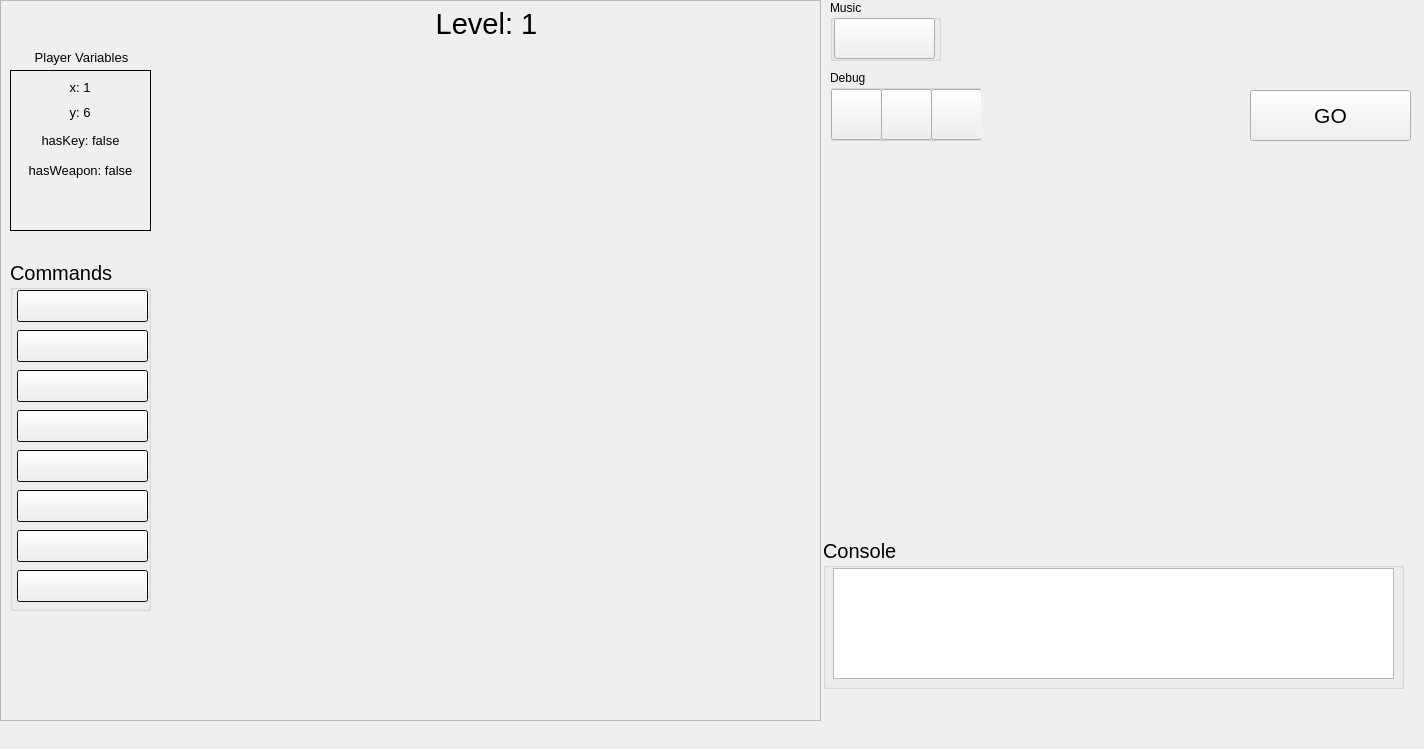
<?xml version="1.0" encoding="UTF-8"?>
<ui version="4.0">
 <class>MainWindow</class>
 <widget class="QMainWindow" name="MainWindow">
  <property name="geometry">
   <rect>
    <x>0</x>
    <y>0</y>
    <width>1424</width>
    <height>749</height>
   </rect>
  </property>
  <property name="windowTitle">
   <string>SIMP 2.0</string>
  </property>
  <property name="autoFillBackground">
   <bool>false</bool>
  </property>
  <widget class="QWidget" name="centralwidget">
   <widget class="QLabel" name="playerLabel">
    <property name="geometry">
     <rect>
      <x>230</x>
      <y>374</y>
      <width>64</width>
      <height>112</height>
     </rect>
    </property>
    <property name="frameShape">
     <enum>QFrame::NoFrame</enum>
    </property>
    <property name="text">
     <string/>
    </property>
    <property name="pixmap">
     <pixmap resource="images.qrc">:/player_down_idle.gif</pixmap>
    </property>
    <property name="scaledContents">
     <bool>true</bool>
    </property>
   </widget>
   <widget class="QPushButton" name="goButton">
    <property name="geometry">
     <rect>
      <x>1250</x>
      <y>90</y>
      <width>161</width>
      <height>51</height>
     </rect>
    </property>
    <property name="font">
     <font>
      <pointsize>16</pointsize>
     </font>
    </property>
    <property name="text">
     <string>GO</string>
    </property>
   </widget>
   <widget class="QLabel" name="playField">
    <property name="geometry">
     <rect>
      <x>166</x>
      <y>46</y>
      <width>640</width>
      <height>640</height>
     </rect>
    </property>
    <property name="frameShape">
     <enum>QFrame::NoFrame</enum>
    </property>
    <property name="text">
     <string/>
    </property>
    <property name="pixmap">
     <pixmap resource="images.qrc">:/grid_simple.png</pixmap>
    </property>
    <property name="scaledContents">
     <bool>true</bool>
    </property>
   </widget>
   <widget class="QLabel" name="variablesLabel">
    <property name="geometry">
     <rect>
      <x>16</x>
      <y>49</y>
      <width>131</width>
      <height>16</height>
     </rect>
    </property>
    <property name="font">
     <font>
      <pointsize>10</pointsize>
     </font>
    </property>
    <property name="text">
     <string>Player Variables</string>
    </property>
    <property name="alignment">
     <set>Qt::AlignCenter</set>
    </property>
   </widget>
   <widget class="QLabel" name="xLabel">
    <property name="geometry">
     <rect>
      <x>50</x>
      <y>77</y>
      <width>60</width>
      <height>21</height>
     </rect>
    </property>
    <property name="font">
     <font>
      <pointsize>10</pointsize>
     </font>
    </property>
    <property name="text">
     <string>x: 1</string>
    </property>
    <property name="alignment">
     <set>Qt::AlignCenter</set>
    </property>
   </widget>
   <widget class="QLabel" name="yLabel">
    <property name="geometry">
     <rect>
      <x>50</x>
      <y>102</y>
      <width>60</width>
      <height>21</height>
     </rect>
    </property>
    <property name="font">
     <font>
      <pointsize>10</pointsize>
     </font>
    </property>
    <property name="text">
     <string>y: 6</string>
    </property>
    <property name="alignment">
     <set>Qt::AlignCenter</set>
    </property>
   </widget>
   <widget class="QWidget" name="verticalLayoutWidget">
    <property name="geometry">
     <rect>
      <x>830</x>
      <y>153</y>
      <width>571</width>
      <height>381</height>
     </rect>
    </property>
    <layout class="QVBoxLayout" name="codeEditlLayout"/>
   </widget>
   <widget class="QGroupBox" name="groupBox">
    <property name="geometry">
     <rect>
      <x>830</x>
      <y>70</y>
      <width>151</width>
      <height>71</height>
     </rect>
    </property>
    <property name="title">
     <string>Debug</string>
    </property>
    <widget class="QPushButton" name="debugButton">
     <property name="geometry">
      <rect>
       <x>1</x>
       <y>19</y>
       <width>51</width>
       <height>51</height>
      </rect>
     </property>
     <property name="text">
      <string/>
     </property>
    </widget>
    <widget class="QPushButton" name="debugRightButton">
     <property name="geometry">
      <rect>
       <x>51</x>
       <y>19</y>
       <width>51</width>
       <height>51</height>
      </rect>
     </property>
     <property name="text">
      <string/>
     </property>
    </widget>
    <widget class="QPushButton" name="debugStopButton">
     <property name="geometry">
      <rect>
       <x>101</x>
       <y>19</y>
       <width>51</width>
       <height>51</height>
      </rect>
     </property>
     <property name="text">
      <string/>
     </property>
    </widget>
   </widget>
   <widget class="QGroupBox" name="groupBox_2">
    <property name="geometry">
     <rect>
      <x>823</x>
      <y>538</y>
      <width>581</width>
      <height>151</height>
     </rect>
    </property>
    <property name="font">
     <font>
      <pointsize>15</pointsize>
     </font>
    </property>
    <property name="title">
     <string>Console</string>
    </property>
    <widget class="QTextEdit" name="console">
     <property name="geometry">
      <rect>
       <x>10</x>
       <y>30</y>
       <width>561</width>
       <height>111</height>
      </rect>
     </property>
     <property name="font">
      <font>
       <family>Courier</family>
       <pointsize>14</pointsize>
      </font>
     </property>
    </widget>
   </widget>
   <widget class="QLabel" name="playerTopLabel">
    <property name="geometry">
     <rect>
      <x>230</x>
      <y>374</y>
      <width>64</width>
      <height>112</height>
     </rect>
    </property>
    <property name="frameShape">
     <enum>QFrame::NoFrame</enum>
    </property>
    <property name="text">
     <string/>
    </property>
    <property name="pixmap">
     <pixmap resource="images.qrc">:/player_down_idle_top.gif</pixmap>
    </property>
    <property name="scaledContents">
     <bool>true</bool>
    </property>
   </widget>
   <widget class="QLabel" name="levelLabel">
    <property name="geometry">
     <rect>
      <x>381</x>
      <y>3</y>
      <width>211</width>
      <height>41</height>
     </rect>
    </property>
    <property name="font">
     <font>
      <pointsize>22</pointsize>
     </font>
    </property>
    <property name="text">
     <string>Level: 1</string>
    </property>
    <property name="alignment">
     <set>Qt::AlignCenter</set>
    </property>
   </widget>
   <widget class="QLabel" name="level1Label">
    <property name="geometry">
     <rect>
      <x>166</x>
      <y>46</y>
      <width>640</width>
      <height>640</height>
     </rect>
    </property>
    <property name="frameShape">
     <enum>QFrame::NoFrame</enum>
    </property>
    <property name="text">
     <string/>
    </property>
    <property name="pixmap">
     <pixmap resource="images.qrc">:/level_1.png</pixmap>
    </property>
    <property name="scaledContents">
     <bool>true</bool>
    </property>
   </widget>
   <widget class="QLabel" name="label">
    <property name="geometry">
     <rect>
      <x>10</x>
      <y>70</y>
      <width>141</width>
      <height>161</height>
     </rect>
    </property>
    <property name="frameShape">
     <enum>QFrame::Box</enum>
    </property>
    <property name="text">
     <string/>
    </property>
   </widget>
   <widget class="QLabel" name="finishLabel">
    <property name="geometry">
     <rect>
      <x>741</x>
      <y>615</y>
      <width>64</width>
      <height>72</height>
     </rect>
    </property>
    <property name="text">
     <string/>
    </property>
    <property name="pixmap">
     <pixmap resource="images.qrc">:/finish_tile.png</pixmap>
    </property>
    <property name="scaledContents">
     <bool>true</bool>
    </property>
   </widget>
   <widget class="QFrame" name="mapSection">
    <property name="geometry">
     <rect>
      <x>0</x>
      <y>0</y>
      <width>821</width>
      <height>721</height>
     </rect>
    </property>
    <property name="autoFillBackground">
     <bool>false</bool>
    </property>
    <property name="frameShape">
     <enum>QFrame::StyledPanel</enum>
    </property>
    <property name="frameShadow">
     <enum>QFrame::Raised</enum>
    </property>
    <widget class="QLabel" name="weaponLabel">
     <property name="enabled">
      <bool>true</bool>
     </property>
     <property name="geometry">
      <rect>
       <x>10</x>
       <y>160</y>
       <width>141</width>
       <height>20</height>
      </rect>
     </property>
     <property name="font">
      <font>
       <pointsize>10</pointsize>
      </font>
     </property>
     <property name="text">
      <string>hasWeapon: false</string>
     </property>
     <property name="alignment">
      <set>Qt::AlignCenter</set>
     </property>
    </widget>
    <widget class="QLabel" name="keyLabel">
     <property name="enabled">
      <bool>true</bool>
     </property>
     <property name="geometry">
      <rect>
       <x>10</x>
       <y>130</y>
       <width>141</width>
       <height>20</height>
      </rect>
     </property>
     <property name="font">
      <font>
       <pointsize>10</pointsize>
      </font>
     </property>
     <property name="text">
      <string>hasKey: false</string>
     </property>
     <property name="alignment">
      <set>Qt::AlignCenter</set>
     </property>
    </widget>
    <widget class="QLabel" name="goldKeyLabel">
     <property name="enabled">
      <bool>true</bool>
     </property>
     <property name="geometry">
      <rect>
       <x>30</x>
       <y>350</y>
       <width>64</width>
       <height>96</height>
      </rect>
     </property>
     <property name="frameShape">
      <enum>QFrame::NoFrame</enum>
     </property>
     <property name="text">
      <string/>
     </property>
     <property name="pixmap">
      <pixmap resource="images.qrc">:/key_simple.png</pixmap>
     </property>
     <property name="scaledContents">
      <bool>true</bool>
     </property>
    </widget>
    <widget class="QGroupBox" name="groupBox_4">
     <property name="geometry">
      <rect>
       <x>10</x>
       <y>260</y>
       <width>141</width>
       <height>351</height>
      </rect>
     </property>
     <property name="palette">
      <palette>
       <active>
        <colorrole role="Base">
         <brush brushstyle="SolidPattern">
          <color alpha="255">
           <red>255</red>
           <green>255</green>
           <blue>255</blue>
          </color>
         </brush>
        </colorrole>
        <colorrole role="Window">
         <brush brushstyle="SolidPattern">
          <color alpha="255">
           <red>17</red>
           <green>17</green>
           <blue>17</blue>
          </color>
         </brush>
        </colorrole>
       </active>
       <inactive>
        <colorrole role="Base">
         <brush brushstyle="SolidPattern">
          <color alpha="255">
           <red>255</red>
           <green>255</green>
           <blue>255</blue>
          </color>
         </brush>
        </colorrole>
        <colorrole role="Window">
         <brush brushstyle="SolidPattern">
          <color alpha="255">
           <red>17</red>
           <green>17</green>
           <blue>17</blue>
          </color>
         </brush>
        </colorrole>
       </inactive>
       <disabled>
        <colorrole role="Base">
         <brush brushstyle="SolidPattern">
          <color alpha="255">
           <red>17</red>
           <green>17</green>
           <blue>17</blue>
          </color>
         </brush>
        </colorrole>
        <colorrole role="Window">
         <brush brushstyle="SolidPattern">
          <color alpha="255">
           <red>17</red>
           <green>17</green>
           <blue>17</blue>
          </color>
         </brush>
        </colorrole>
       </disabled>
      </palette>
     </property>
     <property name="font">
      <font>
       <pointsize>15</pointsize>
      </font>
     </property>
     <property name="title">
      <string>Commands</string>
     </property>
     <widget class="QPushButton" name="command1">
      <property name="geometry">
       <rect>
        <x>7</x>
        <y>30</y>
        <width>131</width>
        <height>32</height>
       </rect>
      </property>
      <property name="text">
       <string/>
      </property>
     </widget>
     <widget class="QPushButton" name="command2">
      <property name="geometry">
       <rect>
        <x>7</x>
        <y>70</y>
        <width>131</width>
        <height>32</height>
       </rect>
      </property>
      <property name="text">
       <string/>
      </property>
     </widget>
     <widget class="QPushButton" name="command3">
      <property name="geometry">
       <rect>
        <x>7</x>
        <y>110</y>
        <width>131</width>
        <height>32</height>
       </rect>
      </property>
      <property name="text">
       <string/>
      </property>
     </widget>
     <widget class="QPushButton" name="command4">
      <property name="geometry">
       <rect>
        <x>7</x>
        <y>150</y>
        <width>131</width>
        <height>32</height>
       </rect>
      </property>
      <property name="text">
       <string/>
      </property>
     </widget>
     <widget class="QPushButton" name="command5">
      <property name="geometry">
       <rect>
        <x>7</x>
        <y>190</y>
        <width>131</width>
        <height>32</height>
       </rect>
      </property>
      <property name="text">
       <string/>
      </property>
     </widget>
     <widget class="QPushButton" name="command6">
      <property name="geometry">
       <rect>
        <x>7</x>
        <y>230</y>
        <width>131</width>
        <height>32</height>
       </rect>
      </property>
      <property name="text">
       <string/>
      </property>
     </widget>
     <widget class="QPushButton" name="command7">
      <property name="geometry">
       <rect>
        <x>7</x>
        <y>270</y>
        <width>131</width>
        <height>32</height>
       </rect>
      </property>
      <property name="text">
       <string/>
      </property>
     </widget>
     <widget class="QPushButton" name="command8">
      <property name="geometry">
       <rect>
        <x>7</x>
        <y>310</y>
        <width>131</width>
        <height>32</height>
       </rect>
      </property>
      <property name="text">
       <string/>
      </property>
     </widget>
    </widget>
    <widget class="QLabel" name="swordLabel">
     <property name="enabled">
      <bool>true</bool>
     </property>
     <property name="geometry">
      <rect>
       <x>10</x>
       <y>620</y>
       <width>64</width>
       <height>96</height>
      </rect>
     </property>
     <property name="frameShape">
      <enum>QFrame::NoFrame</enum>
     </property>
     <property name="text">
      <string/>
     </property>
     <property name="pixmap">
      <pixmap resource="images.qrc">:/sword_simple.png</pixmap>
     </property>
     <property name="scaledContents">
      <bool>true</bool>
     </property>
    </widget>
    <widget class="QLabel" name="enemyLabel">
     <property name="enabled">
      <bool>true</bool>
     </property>
     <property name="geometry">
      <rect>
       <x>30</x>
       <y>620</y>
       <width>64</width>
       <height>96</height>
      </rect>
     </property>
     <property name="frameShape">
      <enum>QFrame::NoFrame</enum>
     </property>
     <property name="text">
      <string/>
     </property>
     <property name="pixmap">
      <pixmap resource="images.qrc">:/enemy_sleep.png</pixmap>
     </property>
     <property name="scaledContents">
      <bool>true</bool>
     </property>
    </widget>
    <widget class="QLabel" name="doorLabel">
     <property name="enabled">
      <bool>true</bool>
     </property>
     <property name="geometry">
      <rect>
       <x>70</x>
       <y>610</y>
       <width>64</width>
       <height>96</height>
      </rect>
     </property>
     <property name="frameShape">
      <enum>QFrame::NoFrame</enum>
     </property>
     <property name="text">
      <string/>
     </property>
     <property name="pixmap">
      <pixmap resource="images.qrc">:/lock_simple.png</pixmap>
     </property>
     <property name="scaledContents">
      <bool>true</bool>
     </property>
    </widget>
   </widget>
   <widget class="QLabel" name="shadowLabel">
    <property name="geometry">
     <rect>
      <x>230</x>
      <y>374</y>
      <width>64</width>
      <height>112</height>
     </rect>
    </property>
    <property name="frameShape">
     <enum>QFrame::NoFrame</enum>
    </property>
    <property name="text">
     <string/>
    </property>
    <property name="pixmap">
     <pixmap resource="images.qrc">:/player_shadow.png</pixmap>
    </property>
    <property name="scaledContents">
     <bool>true</bool>
    </property>
   </widget>
   <widget class="QLabel" name="startLabel">
    <property name="geometry">
     <rect>
      <x>230</x>
      <y>422</y>
      <width>64</width>
      <height>72</height>
     </rect>
    </property>
    <property name="text">
     <string/>
    </property>
    <property name="pixmap">
     <pixmap resource="images.qrc">:/start_tile.png</pixmap>
    </property>
    <property name="scaledContents">
     <bool>true</bool>
    </property>
   </widget>
   <widget class="QGroupBox" name="groupBox_3">
    <property name="geometry">
     <rect>
      <x>830</x>
      <y>0</y>
      <width>111</width>
      <height>61</height>
     </rect>
    </property>
    <property name="title">
     <string>Music</string>
    </property>
    <widget class="QPushButton" name="soundButton">
     <property name="geometry">
      <rect>
       <x>4</x>
       <y>18</y>
       <width>101</width>
       <height>41</height>
      </rect>
     </property>
     <property name="text">
      <string/>
     </property>
    </widget>
   </widget>
   <zorder>playField</zorder>
   <zorder>startLabel</zorder>
   <zorder>shadowLabel</zorder>
   <zorder>finishLabel</zorder>
   <zorder>label</zorder>
   <zorder>playerLabel</zorder>
   <zorder>goButton</zorder>
   <zorder>variablesLabel</zorder>
   <zorder>xLabel</zorder>
   <zorder>yLabel</zorder>
   <zorder>verticalLayoutWidget</zorder>
   <zorder>groupBox</zorder>
   <zorder>groupBox_2</zorder>
   <zorder>levelLabel</zorder>
   <zorder>level1Label</zorder>
   <zorder>mapSection</zorder>
   <zorder>playerTopLabel</zorder>
   <zorder>groupBox_3</zorder>
  </widget>
 </widget>
 <resources>
  <include location="images.qrc"/>
 </resources>
 <connections/>
</ui>
